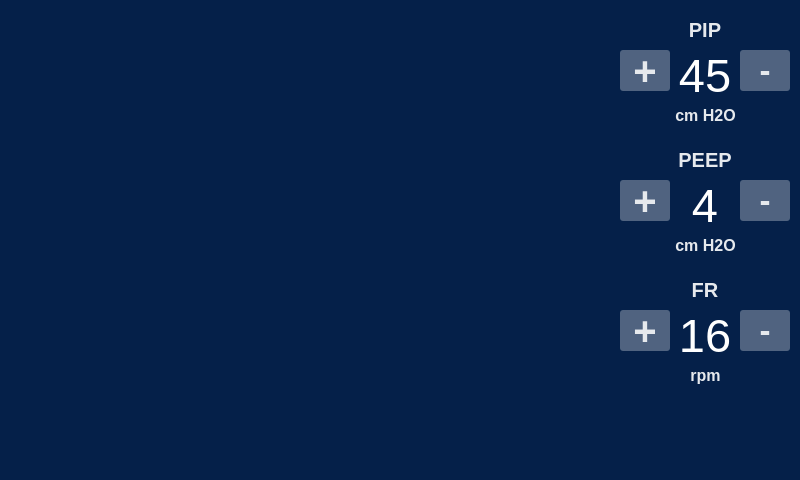
<?xml version="1.0" encoding="UTF-8"?>
<ui version="4.0">
 <class>Dialog</class>
 <widget class="QDialog" name="Dialog">
  <property name="geometry">
   <rect>
    <x>0</x>
    <y>0</y>
    <width>800</width>
    <height>480</height>
   </rect>
  </property>
  <property name="palette">
   <palette>
    <active>
     <colorrole role="WindowText">
      <brush brushstyle="SolidPattern">
       <color alpha="255">
        <red>230</red>
        <green>233</green>
        <blue>237</blue>
       </color>
      </brush>
     </colorrole>
     <colorrole role="Button">
      <brush brushstyle="SolidPattern">
       <color alpha="255">
        <red>5</red>
        <green>32</green>
        <blue>73</blue>
       </color>
      </brush>
     </colorrole>
     <colorrole role="Light">
      <brush brushstyle="SolidPattern">
       <color alpha="255">
        <red>255</red>
        <green>255</green>
        <blue>255</blue>
       </color>
      </brush>
     </colorrole>
     <colorrole role="Midlight">
      <brush brushstyle="SolidPattern">
       <color alpha="255">
        <red>229</red>
        <green>229</green>
        <blue>229</blue>
       </color>
      </brush>
     </colorrole>
     <colorrole role="Dark">
      <brush brushstyle="SolidPattern">
       <color alpha="255">
        <red>102</red>
        <green>102</green>
        <blue>102</blue>
       </color>
      </brush>
     </colorrole>
     <colorrole role="Mid">
      <brush brushstyle="SolidPattern">
       <color alpha="255">
        <red>136</red>
        <green>136</green>
        <blue>136</blue>
       </color>
      </brush>
     </colorrole>
     <colorrole role="Text">
      <brush brushstyle="SolidPattern">
       <color alpha="255">
        <red>230</red>
        <green>233</green>
        <blue>237</blue>
       </color>
      </brush>
     </colorrole>
     <colorrole role="BrightText">
      <brush brushstyle="SolidPattern">
       <color alpha="255">
        <red>255</red>
        <green>255</green>
        <blue>255</blue>
       </color>
      </brush>
     </colorrole>
     <colorrole role="ButtonText">
      <brush brushstyle="SolidPattern">
       <color alpha="255">
        <red>230</red>
        <green>233</green>
        <blue>237</blue>
       </color>
      </brush>
     </colorrole>
     <colorrole role="Base">
      <brush brushstyle="SolidPattern">
       <color alpha="255">
        <red>5</red>
        <green>32</green>
        <blue>73</blue>
       </color>
      </brush>
     </colorrole>
     <colorrole role="Window">
      <brush brushstyle="SolidPattern">
       <color alpha="255">
        <red>5</red>
        <green>32</green>
        <blue>73</blue>
       </color>
      </brush>
     </colorrole>
     <colorrole role="Shadow">
      <brush brushstyle="SolidPattern">
       <color alpha="255">
        <red>0</red>
        <green>0</green>
        <blue>0</blue>
       </color>
      </brush>
     </colorrole>
     <colorrole role="AlternateBase">
      <brush brushstyle="SolidPattern">
       <color alpha="255">
        <red>229</red>
        <green>229</green>
        <blue>229</blue>
       </color>
      </brush>
     </colorrole>
     <colorrole role="ToolTipBase">
      <brush brushstyle="SolidPattern">
       <color alpha="255">
        <red>255</red>
        <green>255</green>
        <blue>220</blue>
       </color>
      </brush>
     </colorrole>
     <colorrole role="ToolTipText">
      <brush brushstyle="SolidPattern">
       <color alpha="255">
        <red>0</red>
        <green>0</green>
        <blue>0</blue>
       </color>
      </brush>
     </colorrole>
    </active>
    <inactive>
     <colorrole role="WindowText">
      <brush brushstyle="SolidPattern">
       <color alpha="255">
        <red>230</red>
        <green>233</green>
        <blue>237</blue>
       </color>
      </brush>
     </colorrole>
     <colorrole role="Button">
      <brush brushstyle="SolidPattern">
       <color alpha="255">
        <red>5</red>
        <green>32</green>
        <blue>73</blue>
       </color>
      </brush>
     </colorrole>
     <colorrole role="Light">
      <brush brushstyle="SolidPattern">
       <color alpha="255">
        <red>255</red>
        <green>255</green>
        <blue>255</blue>
       </color>
      </brush>
     </colorrole>
     <colorrole role="Midlight">
      <brush brushstyle="SolidPattern">
       <color alpha="255">
        <red>229</red>
        <green>229</green>
        <blue>229</blue>
       </color>
      </brush>
     </colorrole>
     <colorrole role="Dark">
      <brush brushstyle="SolidPattern">
       <color alpha="255">
        <red>102</red>
        <green>102</green>
        <blue>102</blue>
       </color>
      </brush>
     </colorrole>
     <colorrole role="Mid">
      <brush brushstyle="SolidPattern">
       <color alpha="255">
        <red>136</red>
        <green>136</green>
        <blue>136</blue>
       </color>
      </brush>
     </colorrole>
     <colorrole role="Text">
      <brush brushstyle="SolidPattern">
       <color alpha="255">
        <red>230</red>
        <green>233</green>
        <blue>237</blue>
       </color>
      </brush>
     </colorrole>
     <colorrole role="BrightText">
      <brush brushstyle="SolidPattern">
       <color alpha="255">
        <red>255</red>
        <green>255</green>
        <blue>255</blue>
       </color>
      </brush>
     </colorrole>
     <colorrole role="ButtonText">
      <brush brushstyle="SolidPattern">
       <color alpha="255">
        <red>230</red>
        <green>233</green>
        <blue>237</blue>
       </color>
      </brush>
     </colorrole>
     <colorrole role="Base">
      <brush brushstyle="SolidPattern">
       <color alpha="255">
        <red>5</red>
        <green>32</green>
        <blue>73</blue>
       </color>
      </brush>
     </colorrole>
     <colorrole role="Window">
      <brush brushstyle="SolidPattern">
       <color alpha="255">
        <red>5</red>
        <green>32</green>
        <blue>73</blue>
       </color>
      </brush>
     </colorrole>
     <colorrole role="Shadow">
      <brush brushstyle="SolidPattern">
       <color alpha="255">
        <red>0</red>
        <green>0</green>
        <blue>0</blue>
       </color>
      </brush>
     </colorrole>
     <colorrole role="AlternateBase">
      <brush brushstyle="SolidPattern">
       <color alpha="255">
        <red>229</red>
        <green>229</green>
        <blue>229</blue>
       </color>
      </brush>
     </colorrole>
     <colorrole role="ToolTipBase">
      <brush brushstyle="SolidPattern">
       <color alpha="255">
        <red>255</red>
        <green>255</green>
        <blue>220</blue>
       </color>
      </brush>
     </colorrole>
     <colorrole role="ToolTipText">
      <brush brushstyle="SolidPattern">
       <color alpha="255">
        <red>0</red>
        <green>0</green>
        <blue>0</blue>
       </color>
      </brush>
     </colorrole>
    </inactive>
    <disabled>
     <colorrole role="WindowText">
      <brush brushstyle="SolidPattern">
       <color alpha="255">
        <red>230</red>
        <green>233</green>
        <blue>237</blue>
       </color>
      </brush>
     </colorrole>
     <colorrole role="Button">
      <brush brushstyle="SolidPattern">
       <color alpha="255">
        <red>5</red>
        <green>32</green>
        <blue>73</blue>
       </color>
      </brush>
     </colorrole>
     <colorrole role="Light">
      <brush brushstyle="SolidPattern">
       <color alpha="255">
        <red>255</red>
        <green>255</green>
        <blue>255</blue>
       </color>
      </brush>
     </colorrole>
     <colorrole role="Midlight">
      <brush brushstyle="SolidPattern">
       <color alpha="255">
        <red>229</red>
        <green>229</green>
        <blue>229</blue>
       </color>
      </brush>
     </colorrole>
     <colorrole role="Dark">
      <brush brushstyle="SolidPattern">
       <color alpha="255">
        <red>102</red>
        <green>102</green>
        <blue>102</blue>
       </color>
      </brush>
     </colorrole>
     <colorrole role="Mid">
      <brush brushstyle="SolidPattern">
       <color alpha="255">
        <red>136</red>
        <green>136</green>
        <blue>136</blue>
       </color>
      </brush>
     </colorrole>
     <colorrole role="Text">
      <brush brushstyle="SolidPattern">
       <color alpha="255">
        <red>230</red>
        <green>233</green>
        <blue>237</blue>
       </color>
      </brush>
     </colorrole>
     <colorrole role="BrightText">
      <brush brushstyle="SolidPattern">
       <color alpha="255">
        <red>255</red>
        <green>255</green>
        <blue>255</blue>
       </color>
      </brush>
     </colorrole>
     <colorrole role="ButtonText">
      <brush brushstyle="SolidPattern">
       <color alpha="255">
        <red>230</red>
        <green>233</green>
        <blue>237</blue>
       </color>
      </brush>
     </colorrole>
     <colorrole role="Base">
      <brush brushstyle="SolidPattern">
       <color alpha="255">
        <red>5</red>
        <green>32</green>
        <blue>73</blue>
       </color>
      </brush>
     </colorrole>
     <colorrole role="Window">
      <brush brushstyle="SolidPattern">
       <color alpha="255">
        <red>5</red>
        <green>32</green>
        <blue>73</blue>
       </color>
      </brush>
     </colorrole>
     <colorrole role="Shadow">
      <brush brushstyle="SolidPattern">
       <color alpha="255">
        <red>0</red>
        <green>0</green>
        <blue>0</blue>
       </color>
      </brush>
     </colorrole>
     <colorrole role="AlternateBase">
      <brush brushstyle="SolidPattern">
       <color alpha="255">
        <red>204</red>
        <green>204</green>
        <blue>204</blue>
       </color>
      </brush>
     </colorrole>
     <colorrole role="ToolTipBase">
      <brush brushstyle="SolidPattern">
       <color alpha="255">
        <red>255</red>
        <green>255</green>
        <blue>220</blue>
       </color>
      </brush>
     </colorrole>
     <colorrole role="ToolTipText">
      <brush brushstyle="SolidPattern">
       <color alpha="255">
        <red>0</red>
        <green>0</green>
        <blue>0</blue>
       </color>
      </brush>
     </colorrole>
    </disabled>
   </palette>
  </property>
  <property name="font">
   <font>
    <family>Helvetica</family>
   </font>
  </property>
  <property name="cursor">
   <cursorShape>BlankCursor</cursorShape>
  </property>
  <property name="windowTitle">
   <string>Dialog</string>
  </property>
  <property name="autoFillBackground">
   <bool>false</bool>
  </property>
  <property name="styleSheet">
   <string notr="true">background-color: #052049;
color: #e6e9ed;</string>
  </property>
  <widget class="QLabel" name="textPip">
   <property name="geometry">
    <rect>
     <x>670</x>
     <y>50</y>
     <width>70</width>
     <height>50</height>
    </rect>
   </property>
   <property name="font">
    <font>
     <family>Helvetica</family>
     <pointsize>35</pointsize>
     <weight>50</weight>
     <italic>false</italic>
     <bold>false</bold>
     <underline>false</underline>
    </font>
   </property>
   <property name="styleSheet">
    <string notr="true">background-color: transparent;
color: rgb(255, 255, 255);</string>
   </property>
   <property name="text">
    <string>45</string>
   </property>
   <property name="textFormat">
    <enum>Qt::AutoText</enum>
   </property>
   <property name="alignment">
    <set>Qt::AlignCenter</set>
   </property>
   <property name="wordWrap">
    <bool>false</bool>
   </property>
  </widget>
  <widget class="PlotWidget" name="graphPressure" native="true">
   <property name="geometry">
    <rect>
     <x>0</x>
     <y>0</y>
     <width>600</width>
     <height>230</height>
    </rect>
   </property>
  </widget>
  <widget class="PlotWidget" name="graphFlow" native="true">
   <property name="geometry">
    <rect>
     <x>0</x>
     <y>240</y>
     <width>600</width>
     <height>230</height>
    </rect>
   </property>
  </widget>
  <widget class="QLabel" name="label_2">
   <property name="geometry">
    <rect>
     <x>620</x>
     <y>10</y>
     <width>170</width>
     <height>40</height>
    </rect>
   </property>
   <property name="font">
    <font>
     <family>Helvetica</family>
     <pointsize>15</pointsize>
     <weight>75</weight>
     <bold>true</bold>
    </font>
   </property>
   <property name="text">
    <string>PIP</string>
   </property>
   <property name="alignment">
    <set>Qt::AlignCenter</set>
   </property>
  </widget>
  <widget class="QPushButton" name="buttonUpPip">
   <property name="geometry">
    <rect>
     <x>620</x>
     <y>50</y>
     <width>50</width>
     <height>41</height>
    </rect>
   </property>
   <property name="palette">
    <palette>
     <active>
      <colorrole role="WindowText">
       <brush brushstyle="SolidPattern">
        <color alpha="255">
         <red>230</red>
         <green>233</green>
         <blue>237</blue>
        </color>
       </brush>
      </colorrole>
      <colorrole role="Button">
       <brush brushstyle="SolidPattern">
        <color alpha="255">
         <red>80</red>
         <green>99</green>
         <blue>128</blue>
        </color>
       </brush>
      </colorrole>
      <colorrole role="Text">
       <brush brushstyle="SolidPattern">
        <color alpha="255">
         <red>230</red>
         <green>233</green>
         <blue>237</blue>
        </color>
       </brush>
      </colorrole>
      <colorrole role="ButtonText">
       <brush brushstyle="SolidPattern">
        <color alpha="255">
         <red>230</red>
         <green>233</green>
         <blue>237</blue>
        </color>
       </brush>
      </colorrole>
      <colorrole role="Base">
       <brush brushstyle="SolidPattern">
        <color alpha="255">
         <red>80</red>
         <green>99</green>
         <blue>128</blue>
        </color>
       </brush>
      </colorrole>
      <colorrole role="Window">
       <brush brushstyle="SolidPattern">
        <color alpha="255">
         <red>80</red>
         <green>99</green>
         <blue>128</blue>
        </color>
       </brush>
      </colorrole>
     </active>
     <inactive>
      <colorrole role="WindowText">
       <brush brushstyle="SolidPattern">
        <color alpha="255">
         <red>230</red>
         <green>233</green>
         <blue>237</blue>
        </color>
       </brush>
      </colorrole>
      <colorrole role="Button">
       <brush brushstyle="SolidPattern">
        <color alpha="255">
         <red>80</red>
         <green>99</green>
         <blue>128</blue>
        </color>
       </brush>
      </colorrole>
      <colorrole role="Text">
       <brush brushstyle="SolidPattern">
        <color alpha="255">
         <red>230</red>
         <green>233</green>
         <blue>237</blue>
        </color>
       </brush>
      </colorrole>
      <colorrole role="ButtonText">
       <brush brushstyle="SolidPattern">
        <color alpha="255">
         <red>230</red>
         <green>233</green>
         <blue>237</blue>
        </color>
       </brush>
      </colorrole>
      <colorrole role="Base">
       <brush brushstyle="SolidPattern">
        <color alpha="255">
         <red>80</red>
         <green>99</green>
         <blue>128</blue>
        </color>
       </brush>
      </colorrole>
      <colorrole role="Window">
       <brush brushstyle="SolidPattern">
        <color alpha="255">
         <red>80</red>
         <green>99</green>
         <blue>128</blue>
        </color>
       </brush>
      </colorrole>
     </inactive>
     <disabled>
      <colorrole role="WindowText">
       <brush brushstyle="SolidPattern">
        <color alpha="255">
         <red>230</red>
         <green>233</green>
         <blue>237</blue>
        </color>
       </brush>
      </colorrole>
      <colorrole role="Button">
       <brush brushstyle="SolidPattern">
        <color alpha="255">
         <red>80</red>
         <green>99</green>
         <blue>128</blue>
        </color>
       </brush>
      </colorrole>
      <colorrole role="Text">
       <brush brushstyle="SolidPattern">
        <color alpha="255">
         <red>230</red>
         <green>233</green>
         <blue>237</blue>
        </color>
       </brush>
      </colorrole>
      <colorrole role="ButtonText">
       <brush brushstyle="SolidPattern">
        <color alpha="255">
         <red>230</red>
         <green>233</green>
         <blue>237</blue>
        </color>
       </brush>
      </colorrole>
      <colorrole role="Base">
       <brush brushstyle="SolidPattern">
        <color alpha="255">
         <red>80</red>
         <green>99</green>
         <blue>128</blue>
        </color>
       </brush>
      </colorrole>
      <colorrole role="Window">
       <brush brushstyle="SolidPattern">
        <color alpha="255">
         <red>80</red>
         <green>99</green>
         <blue>128</blue>
        </color>
       </brush>
      </colorrole>
     </disabled>
    </palette>
   </property>
   <property name="font">
    <font>
     <pointsize>30</pointsize>
     <weight>75</weight>
     <bold>true</bold>
    </font>
   </property>
   <property name="styleSheet">
    <string notr="true">color: #e6e9ed;
background-color: #506380;
border-radius: 3px;</string>
   </property>
   <property name="text">
    <string>+</string>
   </property>
   <property name="autoDefault">
    <bool>true</bool>
   </property>
  </widget>
  <widget class="QPushButton" name="buttonDownPip">
   <property name="geometry">
    <rect>
     <x>740</x>
     <y>50</y>
     <width>50</width>
     <height>41</height>
    </rect>
   </property>
   <property name="palette">
    <palette>
     <active>
      <colorrole role="WindowText">
       <brush brushstyle="SolidPattern">
        <color alpha="255">
         <red>230</red>
         <green>233</green>
         <blue>237</blue>
        </color>
       </brush>
      </colorrole>
      <colorrole role="Button">
       <brush brushstyle="SolidPattern">
        <color alpha="255">
         <red>80</red>
         <green>99</green>
         <blue>128</blue>
        </color>
       </brush>
      </colorrole>
      <colorrole role="Text">
       <brush brushstyle="SolidPattern">
        <color alpha="255">
         <red>230</red>
         <green>233</green>
         <blue>237</blue>
        </color>
       </brush>
      </colorrole>
      <colorrole role="ButtonText">
       <brush brushstyle="SolidPattern">
        <color alpha="255">
         <red>230</red>
         <green>233</green>
         <blue>237</blue>
        </color>
       </brush>
      </colorrole>
      <colorrole role="Base">
       <brush brushstyle="SolidPattern">
        <color alpha="255">
         <red>80</red>
         <green>99</green>
         <blue>128</blue>
        </color>
       </brush>
      </colorrole>
      <colorrole role="Window">
       <brush brushstyle="SolidPattern">
        <color alpha="255">
         <red>80</red>
         <green>99</green>
         <blue>128</blue>
        </color>
       </brush>
      </colorrole>
     </active>
     <inactive>
      <colorrole role="WindowText">
       <brush brushstyle="SolidPattern">
        <color alpha="255">
         <red>230</red>
         <green>233</green>
         <blue>237</blue>
        </color>
       </brush>
      </colorrole>
      <colorrole role="Button">
       <brush brushstyle="SolidPattern">
        <color alpha="255">
         <red>80</red>
         <green>99</green>
         <blue>128</blue>
        </color>
       </brush>
      </colorrole>
      <colorrole role="Text">
       <brush brushstyle="SolidPattern">
        <color alpha="255">
         <red>230</red>
         <green>233</green>
         <blue>237</blue>
        </color>
       </brush>
      </colorrole>
      <colorrole role="ButtonText">
       <brush brushstyle="SolidPattern">
        <color alpha="255">
         <red>230</red>
         <green>233</green>
         <blue>237</blue>
        </color>
       </brush>
      </colorrole>
      <colorrole role="Base">
       <brush brushstyle="SolidPattern">
        <color alpha="255">
         <red>80</red>
         <green>99</green>
         <blue>128</blue>
        </color>
       </brush>
      </colorrole>
      <colorrole role="Window">
       <brush brushstyle="SolidPattern">
        <color alpha="255">
         <red>80</red>
         <green>99</green>
         <blue>128</blue>
        </color>
       </brush>
      </colorrole>
     </inactive>
     <disabled>
      <colorrole role="WindowText">
       <brush brushstyle="SolidPattern">
        <color alpha="255">
         <red>230</red>
         <green>233</green>
         <blue>237</blue>
        </color>
       </brush>
      </colorrole>
      <colorrole role="Button">
       <brush brushstyle="SolidPattern">
        <color alpha="255">
         <red>80</red>
         <green>99</green>
         <blue>128</blue>
        </color>
       </brush>
      </colorrole>
      <colorrole role="Text">
       <brush brushstyle="SolidPattern">
        <color alpha="255">
         <red>230</red>
         <green>233</green>
         <blue>237</blue>
        </color>
       </brush>
      </colorrole>
      <colorrole role="ButtonText">
       <brush brushstyle="SolidPattern">
        <color alpha="255">
         <red>230</red>
         <green>233</green>
         <blue>237</blue>
        </color>
       </brush>
      </colorrole>
      <colorrole role="Base">
       <brush brushstyle="SolidPattern">
        <color alpha="255">
         <red>80</red>
         <green>99</green>
         <blue>128</blue>
        </color>
       </brush>
      </colorrole>
      <colorrole role="Window">
       <brush brushstyle="SolidPattern">
        <color alpha="255">
         <red>80</red>
         <green>99</green>
         <blue>128</blue>
        </color>
       </brush>
      </colorrole>
     </disabled>
    </palette>
   </property>
   <property name="font">
    <font>
     <pointsize>25</pointsize>
     <weight>75</weight>
     <bold>true</bold>
    </font>
   </property>
   <property name="styleSheet">
    <string notr="true">color: #e6e9ed;
background-color: #506380;
border-radius: 3px;</string>
   </property>
   <property name="text">
    <string>-</string>
   </property>
  </widget>
  <widget class="QLabel" name="label_3">
   <property name="geometry">
    <rect>
     <x>620</x>
     <y>100</y>
     <width>171</width>
     <height>30</height>
    </rect>
   </property>
   <property name="font">
    <font>
     <pointsize>12</pointsize>
     <weight>75</weight>
     <bold>true</bold>
    </font>
   </property>
   <property name="text">
    <string>cm H2O</string>
   </property>
   <property name="alignment">
    <set>Qt::AlignCenter</set>
   </property>
  </widget>
  <widget class="QPushButton" name="buttonUpPeep">
   <property name="geometry">
    <rect>
     <x>620</x>
     <y>180</y>
     <width>50</width>
     <height>41</height>
    </rect>
   </property>
   <property name="palette">
    <palette>
     <active>
      <colorrole role="WindowText">
       <brush brushstyle="SolidPattern">
        <color alpha="255">
         <red>230</red>
         <green>233</green>
         <blue>237</blue>
        </color>
       </brush>
      </colorrole>
      <colorrole role="Button">
       <brush brushstyle="SolidPattern">
        <color alpha="255">
         <red>80</red>
         <green>99</green>
         <blue>128</blue>
        </color>
       </brush>
      </colorrole>
      <colorrole role="Text">
       <brush brushstyle="SolidPattern">
        <color alpha="255">
         <red>230</red>
         <green>233</green>
         <blue>237</blue>
        </color>
       </brush>
      </colorrole>
      <colorrole role="ButtonText">
       <brush brushstyle="SolidPattern">
        <color alpha="255">
         <red>230</red>
         <green>233</green>
         <blue>237</blue>
        </color>
       </brush>
      </colorrole>
      <colorrole role="Base">
       <brush brushstyle="SolidPattern">
        <color alpha="255">
         <red>80</red>
         <green>99</green>
         <blue>128</blue>
        </color>
       </brush>
      </colorrole>
      <colorrole role="Window">
       <brush brushstyle="SolidPattern">
        <color alpha="255">
         <red>80</red>
         <green>99</green>
         <blue>128</blue>
        </color>
       </brush>
      </colorrole>
     </active>
     <inactive>
      <colorrole role="WindowText">
       <brush brushstyle="SolidPattern">
        <color alpha="255">
         <red>230</red>
         <green>233</green>
         <blue>237</blue>
        </color>
       </brush>
      </colorrole>
      <colorrole role="Button">
       <brush brushstyle="SolidPattern">
        <color alpha="255">
         <red>80</red>
         <green>99</green>
         <blue>128</blue>
        </color>
       </brush>
      </colorrole>
      <colorrole role="Text">
       <brush brushstyle="SolidPattern">
        <color alpha="255">
         <red>230</red>
         <green>233</green>
         <blue>237</blue>
        </color>
       </brush>
      </colorrole>
      <colorrole role="ButtonText">
       <brush brushstyle="SolidPattern">
        <color alpha="255">
         <red>230</red>
         <green>233</green>
         <blue>237</blue>
        </color>
       </brush>
      </colorrole>
      <colorrole role="Base">
       <brush brushstyle="SolidPattern">
        <color alpha="255">
         <red>80</red>
         <green>99</green>
         <blue>128</blue>
        </color>
       </brush>
      </colorrole>
      <colorrole role="Window">
       <brush brushstyle="SolidPattern">
        <color alpha="255">
         <red>80</red>
         <green>99</green>
         <blue>128</blue>
        </color>
       </brush>
      </colorrole>
     </inactive>
     <disabled>
      <colorrole role="WindowText">
       <brush brushstyle="SolidPattern">
        <color alpha="255">
         <red>230</red>
         <green>233</green>
         <blue>237</blue>
        </color>
       </brush>
      </colorrole>
      <colorrole role="Button">
       <brush brushstyle="SolidPattern">
        <color alpha="255">
         <red>80</red>
         <green>99</green>
         <blue>128</blue>
        </color>
       </brush>
      </colorrole>
      <colorrole role="Text">
       <brush brushstyle="SolidPattern">
        <color alpha="255">
         <red>230</red>
         <green>233</green>
         <blue>237</blue>
        </color>
       </brush>
      </colorrole>
      <colorrole role="ButtonText">
       <brush brushstyle="SolidPattern">
        <color alpha="255">
         <red>230</red>
         <green>233</green>
         <blue>237</blue>
        </color>
       </brush>
      </colorrole>
      <colorrole role="Base">
       <brush brushstyle="SolidPattern">
        <color alpha="255">
         <red>80</red>
         <green>99</green>
         <blue>128</blue>
        </color>
       </brush>
      </colorrole>
      <colorrole role="Window">
       <brush brushstyle="SolidPattern">
        <color alpha="255">
         <red>80</red>
         <green>99</green>
         <blue>128</blue>
        </color>
       </brush>
      </colorrole>
     </disabled>
    </palette>
   </property>
   <property name="font">
    <font>
     <pointsize>30</pointsize>
     <weight>75</weight>
     <bold>true</bold>
    </font>
   </property>
   <property name="styleSheet">
    <string notr="true">color: #e6e9ed;
background-color: #506380;
border-radius: 3px;</string>
   </property>
   <property name="text">
    <string>+</string>
   </property>
   <property name="autoDefault">
    <bool>true</bool>
   </property>
  </widget>
  <widget class="QLabel" name="label_4">
   <property name="geometry">
    <rect>
     <x>620</x>
     <y>140</y>
     <width>170</width>
     <height>40</height>
    </rect>
   </property>
   <property name="font">
    <font>
     <family>Helvetica</family>
     <pointsize>15</pointsize>
     <weight>75</weight>
     <bold>true</bold>
    </font>
   </property>
   <property name="text">
    <string>PEEP</string>
   </property>
   <property name="alignment">
    <set>Qt::AlignCenter</set>
   </property>
  </widget>
  <widget class="QLabel" name="label_5">
   <property name="geometry">
    <rect>
     <x>620</x>
     <y>230</y>
     <width>171</width>
     <height>30</height>
    </rect>
   </property>
   <property name="font">
    <font>
     <pointsize>12</pointsize>
     <weight>75</weight>
     <bold>true</bold>
    </font>
   </property>
   <property name="text">
    <string>cm H2O</string>
   </property>
   <property name="alignment">
    <set>Qt::AlignCenter</set>
   </property>
  </widget>
  <widget class="QPushButton" name="buttonDownPeep">
   <property name="geometry">
    <rect>
     <x>740</x>
     <y>180</y>
     <width>50</width>
     <height>41</height>
    </rect>
   </property>
   <property name="palette">
    <palette>
     <active>
      <colorrole role="WindowText">
       <brush brushstyle="SolidPattern">
        <color alpha="255">
         <red>230</red>
         <green>233</green>
         <blue>237</blue>
        </color>
       </brush>
      </colorrole>
      <colorrole role="Button">
       <brush brushstyle="SolidPattern">
        <color alpha="255">
         <red>80</red>
         <green>99</green>
         <blue>128</blue>
        </color>
       </brush>
      </colorrole>
      <colorrole role="Text">
       <brush brushstyle="SolidPattern">
        <color alpha="255">
         <red>230</red>
         <green>233</green>
         <blue>237</blue>
        </color>
       </brush>
      </colorrole>
      <colorrole role="ButtonText">
       <brush brushstyle="SolidPattern">
        <color alpha="255">
         <red>230</red>
         <green>233</green>
         <blue>237</blue>
        </color>
       </brush>
      </colorrole>
      <colorrole role="Base">
       <brush brushstyle="SolidPattern">
        <color alpha="255">
         <red>80</red>
         <green>99</green>
         <blue>128</blue>
        </color>
       </brush>
      </colorrole>
      <colorrole role="Window">
       <brush brushstyle="SolidPattern">
        <color alpha="255">
         <red>80</red>
         <green>99</green>
         <blue>128</blue>
        </color>
       </brush>
      </colorrole>
     </active>
     <inactive>
      <colorrole role="WindowText">
       <brush brushstyle="SolidPattern">
        <color alpha="255">
         <red>230</red>
         <green>233</green>
         <blue>237</blue>
        </color>
       </brush>
      </colorrole>
      <colorrole role="Button">
       <brush brushstyle="SolidPattern">
        <color alpha="255">
         <red>80</red>
         <green>99</green>
         <blue>128</blue>
        </color>
       </brush>
      </colorrole>
      <colorrole role="Text">
       <brush brushstyle="SolidPattern">
        <color alpha="255">
         <red>230</red>
         <green>233</green>
         <blue>237</blue>
        </color>
       </brush>
      </colorrole>
      <colorrole role="ButtonText">
       <brush brushstyle="SolidPattern">
        <color alpha="255">
         <red>230</red>
         <green>233</green>
         <blue>237</blue>
        </color>
       </brush>
      </colorrole>
      <colorrole role="Base">
       <brush brushstyle="SolidPattern">
        <color alpha="255">
         <red>80</red>
         <green>99</green>
         <blue>128</blue>
        </color>
       </brush>
      </colorrole>
      <colorrole role="Window">
       <brush brushstyle="SolidPattern">
        <color alpha="255">
         <red>80</red>
         <green>99</green>
         <blue>128</blue>
        </color>
       </brush>
      </colorrole>
     </inactive>
     <disabled>
      <colorrole role="WindowText">
       <brush brushstyle="SolidPattern">
        <color alpha="255">
         <red>230</red>
         <green>233</green>
         <blue>237</blue>
        </color>
       </brush>
      </colorrole>
      <colorrole role="Button">
       <brush brushstyle="SolidPattern">
        <color alpha="255">
         <red>80</red>
         <green>99</green>
         <blue>128</blue>
        </color>
       </brush>
      </colorrole>
      <colorrole role="Text">
       <brush brushstyle="SolidPattern">
        <color alpha="255">
         <red>230</red>
         <green>233</green>
         <blue>237</blue>
        </color>
       </brush>
      </colorrole>
      <colorrole role="ButtonText">
       <brush brushstyle="SolidPattern">
        <color alpha="255">
         <red>230</red>
         <green>233</green>
         <blue>237</blue>
        </color>
       </brush>
      </colorrole>
      <colorrole role="Base">
       <brush brushstyle="SolidPattern">
        <color alpha="255">
         <red>80</red>
         <green>99</green>
         <blue>128</blue>
        </color>
       </brush>
      </colorrole>
      <colorrole role="Window">
       <brush brushstyle="SolidPattern">
        <color alpha="255">
         <red>80</red>
         <green>99</green>
         <blue>128</blue>
        </color>
       </brush>
      </colorrole>
     </disabled>
    </palette>
   </property>
   <property name="font">
    <font>
     <pointsize>25</pointsize>
     <weight>75</weight>
     <bold>true</bold>
    </font>
   </property>
   <property name="styleSheet">
    <string notr="true">color: #e6e9ed;
background-color: #506380;
border-radius: 3px;</string>
   </property>
   <property name="text">
    <string>-</string>
   </property>
  </widget>
  <widget class="QLabel" name="textPeep">
   <property name="geometry">
    <rect>
     <x>670</x>
     <y>180</y>
     <width>70</width>
     <height>50</height>
    </rect>
   </property>
   <property name="font">
    <font>
     <family>Helvetica</family>
     <pointsize>35</pointsize>
     <weight>50</weight>
     <italic>false</italic>
     <bold>false</bold>
     <underline>false</underline>
    </font>
   </property>
   <property name="styleSheet">
    <string notr="true">background-color: transparent;
color: rgb(255, 255, 255);</string>
   </property>
   <property name="text">
    <string>4</string>
   </property>
   <property name="textFormat">
    <enum>Qt::AutoText</enum>
   </property>
   <property name="alignment">
    <set>Qt::AlignCenter</set>
   </property>
   <property name="wordWrap">
    <bool>false</bool>
   </property>
  </widget>
  <widget class="QPushButton" name="buttonDownFR">
   <property name="geometry">
    <rect>
     <x>740</x>
     <y>310</y>
     <width>50</width>
     <height>41</height>
    </rect>
   </property>
   <property name="palette">
    <palette>
     <active>
      <colorrole role="WindowText">
       <brush brushstyle="SolidPattern">
        <color alpha="255">
         <red>230</red>
         <green>233</green>
         <blue>237</blue>
        </color>
       </brush>
      </colorrole>
      <colorrole role="Button">
       <brush brushstyle="SolidPattern">
        <color alpha="255">
         <red>80</red>
         <green>99</green>
         <blue>128</blue>
        </color>
       </brush>
      </colorrole>
      <colorrole role="Text">
       <brush brushstyle="SolidPattern">
        <color alpha="255">
         <red>230</red>
         <green>233</green>
         <blue>237</blue>
        </color>
       </brush>
      </colorrole>
      <colorrole role="ButtonText">
       <brush brushstyle="SolidPattern">
        <color alpha="255">
         <red>230</red>
         <green>233</green>
         <blue>237</blue>
        </color>
       </brush>
      </colorrole>
      <colorrole role="Base">
       <brush brushstyle="SolidPattern">
        <color alpha="255">
         <red>80</red>
         <green>99</green>
         <blue>128</blue>
        </color>
       </brush>
      </colorrole>
      <colorrole role="Window">
       <brush brushstyle="SolidPattern">
        <color alpha="255">
         <red>80</red>
         <green>99</green>
         <blue>128</blue>
        </color>
       </brush>
      </colorrole>
     </active>
     <inactive>
      <colorrole role="WindowText">
       <brush brushstyle="SolidPattern">
        <color alpha="255">
         <red>230</red>
         <green>233</green>
         <blue>237</blue>
        </color>
       </brush>
      </colorrole>
      <colorrole role="Button">
       <brush brushstyle="SolidPattern">
        <color alpha="255">
         <red>80</red>
         <green>99</green>
         <blue>128</blue>
        </color>
       </brush>
      </colorrole>
      <colorrole role="Text">
       <brush brushstyle="SolidPattern">
        <color alpha="255">
         <red>230</red>
         <green>233</green>
         <blue>237</blue>
        </color>
       </brush>
      </colorrole>
      <colorrole role="ButtonText">
       <brush brushstyle="SolidPattern">
        <color alpha="255">
         <red>230</red>
         <green>233</green>
         <blue>237</blue>
        </color>
       </brush>
      </colorrole>
      <colorrole role="Base">
       <brush brushstyle="SolidPattern">
        <color alpha="255">
         <red>80</red>
         <green>99</green>
         <blue>128</blue>
        </color>
       </brush>
      </colorrole>
      <colorrole role="Window">
       <brush brushstyle="SolidPattern">
        <color alpha="255">
         <red>80</red>
         <green>99</green>
         <blue>128</blue>
        </color>
       </brush>
      </colorrole>
     </inactive>
     <disabled>
      <colorrole role="WindowText">
       <brush brushstyle="SolidPattern">
        <color alpha="255">
         <red>230</red>
         <green>233</green>
         <blue>237</blue>
        </color>
       </brush>
      </colorrole>
      <colorrole role="Button">
       <brush brushstyle="SolidPattern">
        <color alpha="255">
         <red>80</red>
         <green>99</green>
         <blue>128</blue>
        </color>
       </brush>
      </colorrole>
      <colorrole role="Text">
       <brush brushstyle="SolidPattern">
        <color alpha="255">
         <red>230</red>
         <green>233</green>
         <blue>237</blue>
        </color>
       </brush>
      </colorrole>
      <colorrole role="ButtonText">
       <brush brushstyle="SolidPattern">
        <color alpha="255">
         <red>230</red>
         <green>233</green>
         <blue>237</blue>
        </color>
       </brush>
      </colorrole>
      <colorrole role="Base">
       <brush brushstyle="SolidPattern">
        <color alpha="255">
         <red>80</red>
         <green>99</green>
         <blue>128</blue>
        </color>
       </brush>
      </colorrole>
      <colorrole role="Window">
       <brush brushstyle="SolidPattern">
        <color alpha="255">
         <red>80</red>
         <green>99</green>
         <blue>128</blue>
        </color>
       </brush>
      </colorrole>
     </disabled>
    </palette>
   </property>
   <property name="font">
    <font>
     <pointsize>25</pointsize>
     <weight>75</weight>
     <bold>true</bold>
    </font>
   </property>
   <property name="styleSheet">
    <string notr="true">color: #e6e9ed;
background-color: #506380;
border-radius: 3px;</string>
   </property>
   <property name="text">
    <string>-</string>
   </property>
  </widget>
  <widget class="QLabel" name="label_6">
   <property name="geometry">
    <rect>
     <x>620</x>
     <y>360</y>
     <width>171</width>
     <height>30</height>
    </rect>
   </property>
   <property name="font">
    <font>
     <pointsize>12</pointsize>
     <weight>75</weight>
     <bold>true</bold>
    </font>
   </property>
   <property name="styleSheet">
    <string notr="true">color:#e6e9ed;</string>
   </property>
   <property name="text">
    <string>rpm</string>
   </property>
   <property name="alignment">
    <set>Qt::AlignCenter</set>
   </property>
  </widget>
  <widget class="QLabel" name="textFR">
   <property name="geometry">
    <rect>
     <x>670</x>
     <y>310</y>
     <width>70</width>
     <height>50</height>
    </rect>
   </property>
   <property name="font">
    <font>
     <family>Helvetica</family>
     <pointsize>35</pointsize>
     <weight>50</weight>
     <italic>false</italic>
     <bold>false</bold>
     <underline>false</underline>
    </font>
   </property>
   <property name="styleSheet">
    <string notr="true">background-color: transparent;
color: rgb(255, 255, 255);</string>
   </property>
   <property name="text">
    <string>16</string>
   </property>
   <property name="textFormat">
    <enum>Qt::AutoText</enum>
   </property>
   <property name="alignment">
    <set>Qt::AlignCenter</set>
   </property>
   <property name="wordWrap">
    <bool>false</bool>
   </property>
  </widget>
  <widget class="QLabel" name="label_7">
   <property name="geometry">
    <rect>
     <x>620</x>
     <y>270</y>
     <width>170</width>
     <height>40</height>
    </rect>
   </property>
   <property name="font">
    <font>
     <family>Helvetica</family>
     <pointsize>15</pointsize>
     <weight>75</weight>
     <bold>true</bold>
    </font>
   </property>
   <property name="text">
    <string>FR</string>
   </property>
   <property name="alignment">
    <set>Qt::AlignCenter</set>
   </property>
  </widget>
  <widget class="QPushButton" name="buttonUpFR">
   <property name="geometry">
    <rect>
     <x>620</x>
     <y>310</y>
     <width>50</width>
     <height>41</height>
    </rect>
   </property>
   <property name="palette">
    <palette>
     <active>
      <colorrole role="WindowText">
       <brush brushstyle="SolidPattern">
        <color alpha="255">
         <red>230</red>
         <green>233</green>
         <blue>237</blue>
        </color>
       </brush>
      </colorrole>
      <colorrole role="Button">
       <brush brushstyle="SolidPattern">
        <color alpha="255">
         <red>80</red>
         <green>99</green>
         <blue>128</blue>
        </color>
       </brush>
      </colorrole>
      <colorrole role="Text">
       <brush brushstyle="SolidPattern">
        <color alpha="255">
         <red>230</red>
         <green>233</green>
         <blue>237</blue>
        </color>
       </brush>
      </colorrole>
      <colorrole role="ButtonText">
       <brush brushstyle="SolidPattern">
        <color alpha="255">
         <red>230</red>
         <green>233</green>
         <blue>237</blue>
        </color>
       </brush>
      </colorrole>
      <colorrole role="Base">
       <brush brushstyle="SolidPattern">
        <color alpha="255">
         <red>80</red>
         <green>99</green>
         <blue>128</blue>
        </color>
       </brush>
      </colorrole>
      <colorrole role="Window">
       <brush brushstyle="SolidPattern">
        <color alpha="255">
         <red>80</red>
         <green>99</green>
         <blue>128</blue>
        </color>
       </brush>
      </colorrole>
     </active>
     <inactive>
      <colorrole role="WindowText">
       <brush brushstyle="SolidPattern">
        <color alpha="255">
         <red>230</red>
         <green>233</green>
         <blue>237</blue>
        </color>
       </brush>
      </colorrole>
      <colorrole role="Button">
       <brush brushstyle="SolidPattern">
        <color alpha="255">
         <red>80</red>
         <green>99</green>
         <blue>128</blue>
        </color>
       </brush>
      </colorrole>
      <colorrole role="Text">
       <brush brushstyle="SolidPattern">
        <color alpha="255">
         <red>230</red>
         <green>233</green>
         <blue>237</blue>
        </color>
       </brush>
      </colorrole>
      <colorrole role="ButtonText">
       <brush brushstyle="SolidPattern">
        <color alpha="255">
         <red>230</red>
         <green>233</green>
         <blue>237</blue>
        </color>
       </brush>
      </colorrole>
      <colorrole role="Base">
       <brush brushstyle="SolidPattern">
        <color alpha="255">
         <red>80</red>
         <green>99</green>
         <blue>128</blue>
        </color>
       </brush>
      </colorrole>
      <colorrole role="Window">
       <brush brushstyle="SolidPattern">
        <color alpha="255">
         <red>80</red>
         <green>99</green>
         <blue>128</blue>
        </color>
       </brush>
      </colorrole>
     </inactive>
     <disabled>
      <colorrole role="WindowText">
       <brush brushstyle="SolidPattern">
        <color alpha="255">
         <red>230</red>
         <green>233</green>
         <blue>237</blue>
        </color>
       </brush>
      </colorrole>
      <colorrole role="Button">
       <brush brushstyle="SolidPattern">
        <color alpha="255">
         <red>80</red>
         <green>99</green>
         <blue>128</blue>
        </color>
       </brush>
      </colorrole>
      <colorrole role="Text">
       <brush brushstyle="SolidPattern">
        <color alpha="255">
         <red>230</red>
         <green>233</green>
         <blue>237</blue>
        </color>
       </brush>
      </colorrole>
      <colorrole role="ButtonText">
       <brush brushstyle="SolidPattern">
        <color alpha="255">
         <red>230</red>
         <green>233</green>
         <blue>237</blue>
        </color>
       </brush>
      </colorrole>
      <colorrole role="Base">
       <brush brushstyle="SolidPattern">
        <color alpha="255">
         <red>80</red>
         <green>99</green>
         <blue>128</blue>
        </color>
       </brush>
      </colorrole>
      <colorrole role="Window">
       <brush brushstyle="SolidPattern">
        <color alpha="255">
         <red>80</red>
         <green>99</green>
         <blue>128</blue>
        </color>
       </brush>
      </colorrole>
     </disabled>
    </palette>
   </property>
   <property name="font">
    <font>
     <pointsize>30</pointsize>
     <weight>75</weight>
     <bold>true</bold>
    </font>
   </property>
   <property name="styleSheet">
    <string notr="true">color: #e6e9ed;
background-color: #506380;
border-radius: 3px;
</string>
   </property>
   <property name="text">
    <string>+</string>
   </property>
   <property name="autoDefault">
    <bool>true</bool>
   </property>
  </widget>
 </widget>
 <customwidgets>
  <customwidget>
   <class>PlotWidget</class>
   <extends>QWidget</extends>
   <header>pyqtgraph</header>
   <container>1</container>
  </customwidget>
 </customwidgets>
 <resources/>
 <connections/>
</ui>
